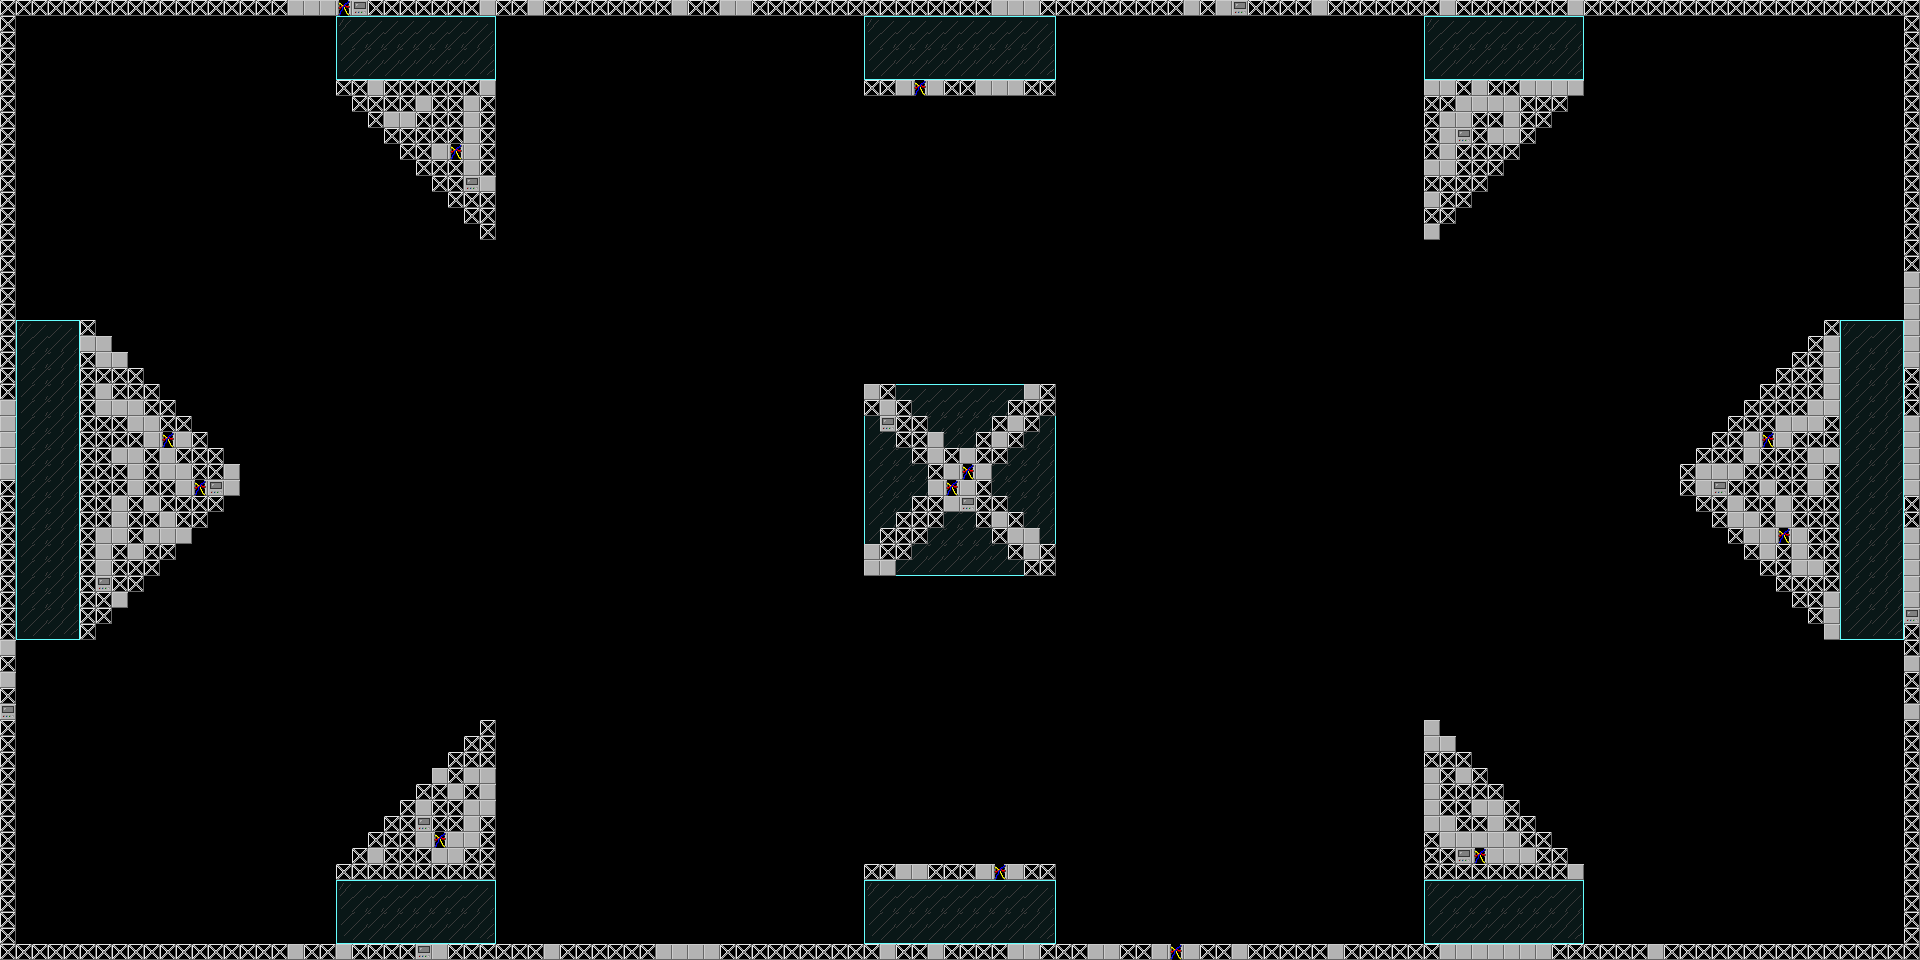

This is a level from a 2D game, rendered from its Tiled map with the project's own tilesets. A one-line summary and the map file follow, with tile-layer data summarised:
An orthogonal 120x60 tile map with 16x16 px tiles, 2 tile layers (background, foreground), 2 tilesets and 4 objects.

<map version="1.0" orientation="orthogonal" renderorder="right-down" width="120" height="60" tilewidth="16" tileheight="16" nextobjectid="5">
 <tileset firstgid="1" name="structure" tilewidth="16" tileheight="16" tilecount="6" columns="3">
  <image source="structure.png" width="48" height="32" />
 </tileset>
 <tileset firstgid="7" name="above" tilewidth="16" tileheight="16" tilecount="9" columns="3">
  <image source="above.png" width="48" height="48" />
 </tileset>
 <layer name="background" width="120" height="60">
  <data>[7200 cells, 884 non-empty, 4 distinct tile ids]</data>
 </layer>
 <objectgroup name="spawn">
  <object id="1" x="960" y="416" />
  <object id="2" x="1024" y="480" rotation="90" />
  <object id="3" x="896" y="480" rotation="-90" />
  <object id="4" x="960" y="544" rotation="180" />
 </objectgroup>
 <layer name="foreground" width="120" height="60">
  <data>[7200 cells, 496 non-empty, 9 distinct tile ids]</data>
 </layer>
</map>
